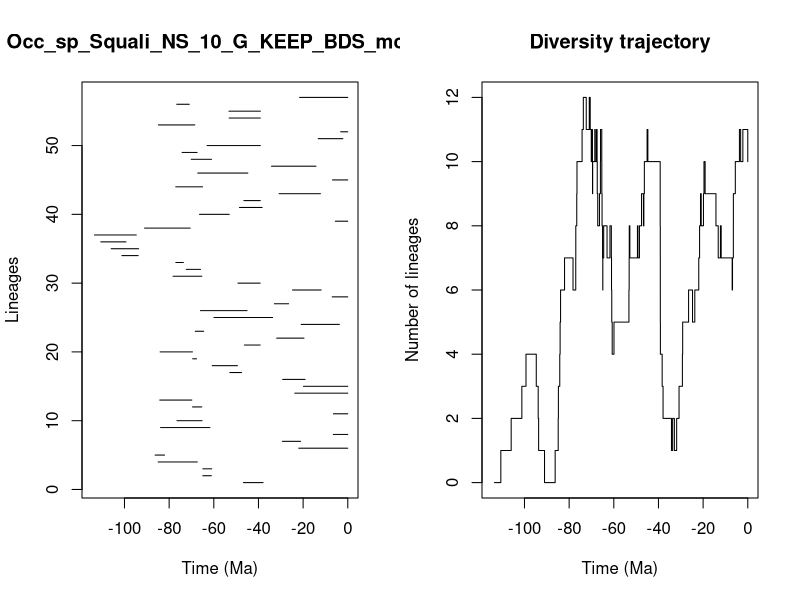

Write the R code that produced this figure.


pdf(file='../Results/Species_NS/5_MA_bins_EP_FT/pyrate_mcmc_logs/Occ_sp_Squali_NS_10_G_KEEP_BDS_mcmc_LTT.pdf',width=0.6*20, height=0.6*10)
title = "Occ_sp_Squali_NS_10_G_KEEP_BDS_mcmc"
ts=c(46.72510553782935, 64.93506888999295,64.90764704669878,84.89922728674568,86.26186745061591,21.952029920924737,29.283550577839115,6.467638274232094,83.83953520604113,76.48519576126358,6.452124083757897,69.52970950119034,84.19884491748437,23.72292524354691,19.844674972424816,29.153465338785892,52.803042100531336,60.71646357363931,69.45767735175002,84.03941304934487,46.31465915929584,31.846483152060575,68.30217732279795,20.856963116376008,59.91641659343814,65.99301535393477,32.875496566142864,6.990583971920993,24.74082153353378,49.19621416809471,78.25882324367872,72.33523887427266,77.01489578421423,101.17323616654308,105.9579310511237,110.59586092719725,113.44417714451725,91.02435652304116,5.5809878517370235,66.41877686911384,48.51303337533012,46.53375704667778,30.776856192953588,77.03873827654373,6.839891542543493,67.19366265208056,34.167620319351414,70.09947350241218,74.20290998975253,63.02870282125779,13.239110663565153,3.193095990369722,84.81129087780049,53.121898717847145,53.222742698562875,76.58619571239721,21.583296710627852)
te=c(37.938126557144116, 61.096113649486945,60.91026306403639,67.41159934995598,82.05965217958739,0.0,21.169663750191805,0.0,61.719172579357526,65.25632966031625,0.0,65.38150266401476,69.83829718281612,0.0,0.0,19.09901001804119,47.57736493357361,49.41475802636316,67.74700158509486,69.55221193843967,39.22787935306024,19.612846365680074,64.51995189530955,3.7418998349406234,33.65273719912877,45.09194557333872,26.50948811210056,0.0,11.908819748794352,39.23117266656158,65.36296191447252,65.94858858578878,73.64352284182999,93.85731352770829,93.66389242448206,99.32179700356457,94.71756936726564,70.55553266750708,0.0,53.0833134402888,38.34361841088373,39.183001345682676,12.250658978911579,65.03618594710396,0.0,44.7400401879711,14.251931428166547,61.01937726296306,67.47642498122416,39.16815423711482,2.2012544588678793,0.0,68.50949267095346,39.17589829196451,39.13326467411024,70.98459508396884,0.0)
div_traj=c(0, 1,2,3,4,3,2,1,0,1,2,3,4,5,6,7,6,7,8,9,10,11,12,11,12,11,10,11,10,9,10,11,10,11,10,9,8,9,10,11,10,9,8,7,6,7,8,7,8,7,6,5,4,5,6,7,8,7,8,7,8,9,8,9,10,11,10,9,8,7,6,5,4,3,2,1,2,1,2,3,4,5,6,5,6,7,8,9,8,9,10,9,8,7,8,7,6,7,8,9,10,11,10,11,10)
time_events=c(113.44417714451725, 110.59586092719725,105.9579310511237,101.17323616654308,99.32179700356457,94.71756936726564,93.85731352770829,93.66389242448206,91.02435652304116,86.26186745061591,84.89922728674568,84.81129087780049,84.19884491748437,84.03941304934487,83.83953520604113,82.05965217958739,78.25882324367872,77.03873827654373,77.01489578421423,76.58619571239721,76.48519576126358,74.20290998975253,73.64352284182999,72.33523887427266,70.98459508396884,70.55553266750708,70.09947350241218,69.83829718281612,69.55221193843967,69.52970950119034,69.45767735175002,68.50949267095346,68.30217732279795,67.74700158509486,67.47642498122416,67.41159934995598,67.19366265208056,66.41877686911384,65.99301535393477,65.94858858578878,65.38150266401476,65.36296191447252,65.25632966031625,65.03618594710396,64.93506888999295,64.90764704669878,64.51995189530955,63.02870282125779,61.719172579357526,61.096113649486945,61.01937726296306,60.91026306403639,60.71646357363931,59.91641659343814,53.222742698562875,53.121898717847145,53.0833134402888,52.803042100531336,49.41475802636316,49.19621416809471,48.51303337533012,47.57736493357361,46.72510553782935,46.53375704667778,46.31465915929584,45.09194557333872,44.7400401879711,39.23117266656158,39.22787935306024,39.183001345682676,39.17589829196451,39.16815423711482,39.13326467411024,38.34361841088373,37.938126557144116,34.167620319351414,33.65273719912877,32.875496566142864,31.846483152060575,30.776856192953588,29.283550577839115,29.153465338785892,26.50948811210056,24.74082153353378,23.72292524354691,21.952029920924737,21.583296710627852,21.169663750191805,20.856963116376008,19.844674972424816,19.612846365680074,19.09901001804119,14.251931428166547,13.239110663565153,12.250658978911579,11.908819748794352,6.990583971920993,6.839891542543493,6.467638274232094,6.452124083757897,5.5809878517370235,3.7418998349406234,3.193095990369722,2.2012544588678793,0.0)
                par(mfrow=c(1,2))
                L = length(ts)
                plot(ts, 1:L , xlim=c(-max(ts)-1,0), pch=20, type="n", main=title,xlab="Time (Ma)",ylab="Lineages")
                for (i in 1:L){segments(x0=-te[i],y0=i,x1=-ts[i],y1=i)}    
                t = -time_events
                plot(div_traj ~ t,type="s", main = "Diversity trajectory",xlab="Time (Ma)",ylab="Number of lineages",xlim=c(-max(ts)-1,0))
                abline(v=c(65,200,251,367,445),lty=2,col="gray")
                
